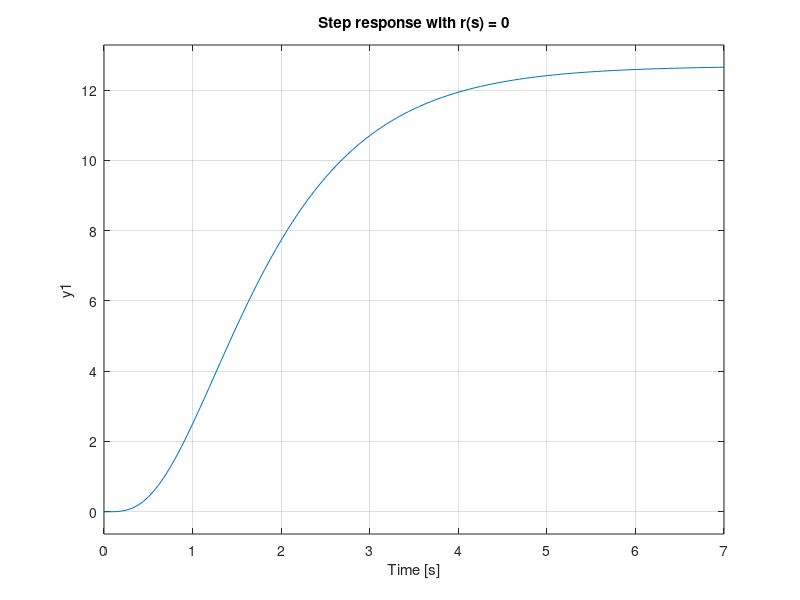
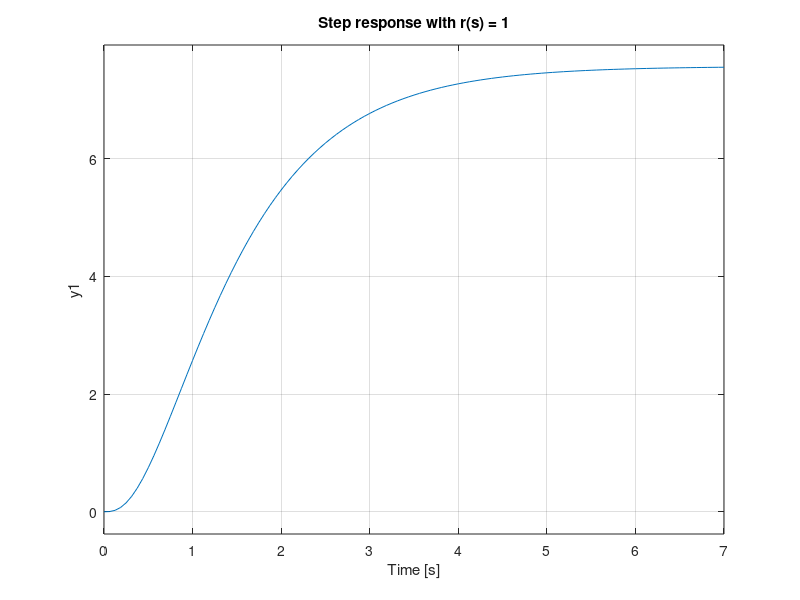
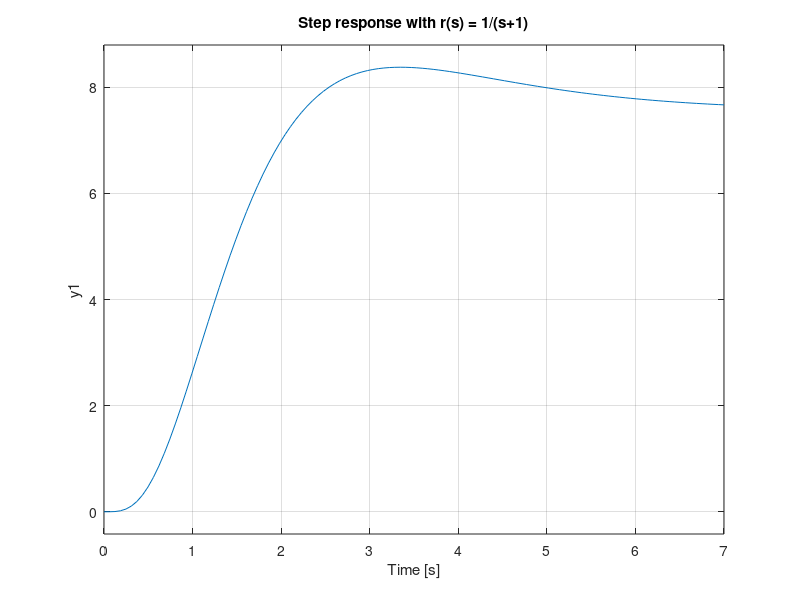
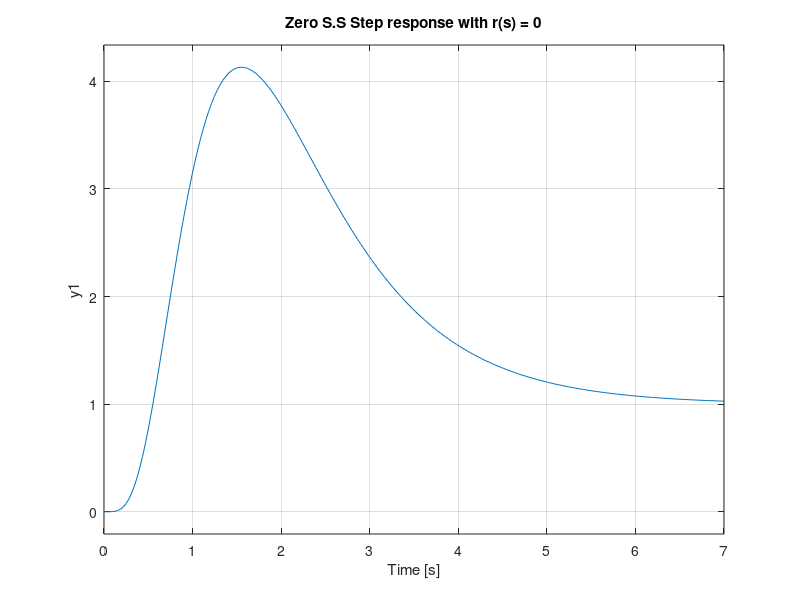

Source code (MATLAB) for these figures, in order:
clear all;
close all;

%Navdeep Sidhu 20577393
%Ardalan Abolfazli 20571471
%Haiqiao Chen 20569361

%% Stabilizing plant for 3 values of r(s), without considering steady-state error to a step input

s = tf('s');

G = 100/((s+1)*(s-2)*(s+4));             % Plant

[A,B,C,D] = ssdata(G); 

p = [-5,-2.5,-1];                        % Picking 3 stable closed-loop poles. 
                                         % The closed-loop poles are the eigenvalues of A-BK and A-FC (for this case).
                                         % Hence, these poles assure that A-BK and A-FC are stable.

K = place(A,B,p);                        % Finding K such that A-BK is stable

F_transpose = place(A',C',p);            % Finding F_transpose such that A-FC is stable
F = F_transpose';                        % Note: Must transpose since A-FC is actually (A^T) - (C^T)*(F^T)

xp = ss(A-F*C, -F, -K, 0);                          % Create the steady-state system for xp
[A_xp, B_xp, C_xp, D_xp] = ssdata(xp);              % Extracting the steady-state matrices of xp
[num_xp, den_xp] = ss2tf(A_xp, B_xp, C_xp, D_xp);   % Getting the numerator and denominator coeffs for xp as a TF 
xp = tf(num_xp,den_xp);                             % Creating the xp TF

np = ss(A-B*K, B, C-D*K, D);
[A_np, B_np, C_np, D_np] = ssdata(np);
[num_np, den_np] = ss2tf(A_np, B_np, C_np, D_np);
np = tf(num_np,den_np);

yp = ss(A-F*C, -B+F*D, -K, 1);
[A_yp, B_yp, C_yp, D_yp] = ssdata(yp);
[num_yp, den_yp] = ss2tf(A_yp, B_yp, C_yp, D_yp);
yp = tf(num_yp,den_yp);

dp = ss(A-B*K, B, -K, 1);
[A_dp, B_dp, C_dp, D_dp] = ssdata(dp);
[num_dp, den_dp] = ss2tf(A_dp, B_dp, C_dp, D_dp);
dp = tf(num_dp,den_dp);

% First choice of r(s)
% Note: Couldn't use syms 'r' since the step function doesn't accept symbolic, 
%       it only takes the variable 's' which is of type 'tf'.
r1 = 0;
C1 = (xp + r1*dp)/(yp - r1*np);
figure
step(feedback(G*C1, 1));
title('Step response with r(s) = 0');

% Second choice of r(s)
r2 = 1;
C2 = (xp + r2*dp)/(yp - r2*np);
figure
step(feedback(G*C2, 1));
title('Step response with r(s) = 1');

% Third choice of r(s)
r3 = 1/(s+1);
C3 = (xp + r3*dp)/(yp - r3*np);
figure
step(feedback(G*C3, 1));
title('Step response with r(s) = 1/(s+1)');

%% Stabilizing plant for 3 values of r(s), with zero steady-state error to a step input

s = tf('s');

G = 100/((s+1)*(s-2)*(s+4));             % Plant
G_prime = G/s;                           % Augmented plant with 1 pure integrator

[A,B,C,D] = ssdata(G_prime); 

p = [-10,-5,-2.5,-1];                    % Picking 4 stable closed-loop poles. 

K = place(A,B,p);                        

F_transpose = place(A',C',p);           
F = F_transpose';                        

xp = ss(A-F*C, -F, -K, 0);                          
[A_xp, B_xp, C_xp, D_xp] = ssdata(xp);              
[num_xp, den_xp] = ss2tf(A_xp, B_xp, C_xp, D_xp);    
xp = tf(num_xp,den_xp);                             

np = ss(A-B*K, B, C-D*K, D);
[A_np, B_np, C_np, D_np] = ssdata(np);
[num_np, den_np] = ss2tf(A_np, B_np, C_np, D_np);
np = tf(num_np,den_np);

yp = ss(A-F*C, -B+F*D, -K, 1);
[A_yp, B_yp, C_yp, D_yp] = ssdata(yp);
[num_yp, den_yp] = ss2tf(A_yp, B_yp, C_yp, D_yp);
yp = tf(num_yp,den_yp);

dp = ss(A-B*K, B, -K, 1);
[A_dp, B_dp, C_dp, D_dp] = ssdata(dp);
[num_dp, den_dp] = ss2tf(A_dp, B_dp, C_dp, D_dp);
dp = tf(num_dp,den_dp);

% First choice of r(s)
r1 = 0;
C1 = (xp + r1*dp)/(yp - r1*np);
C1_prime = C1/s;                   % Shifting the pure integrator from G_prime to C_prime
figure
step(feedback(G*C1_prime, 1));
title('Zero S.S Step response with r(s) = 0');

% Second choice of r(s)
r2 = 1;
C2 = (xp + r2*dp)/(yp - r2*np);
C2_prime = C2/s;
figure
step(feedback(G*C2_prime, 1));
title('Zero S.S Step response with r(s) = 1');

% Third choice of r(s)
r3 = 1/(s+1);
C3 = (xp + r3*dp)/(yp - r3*np);
C3_prime = C3/s;
figure
step(feedback(G_prime*C3, 1));
title('Zero S.S Step response with r(s) = 1/(s+1)');
